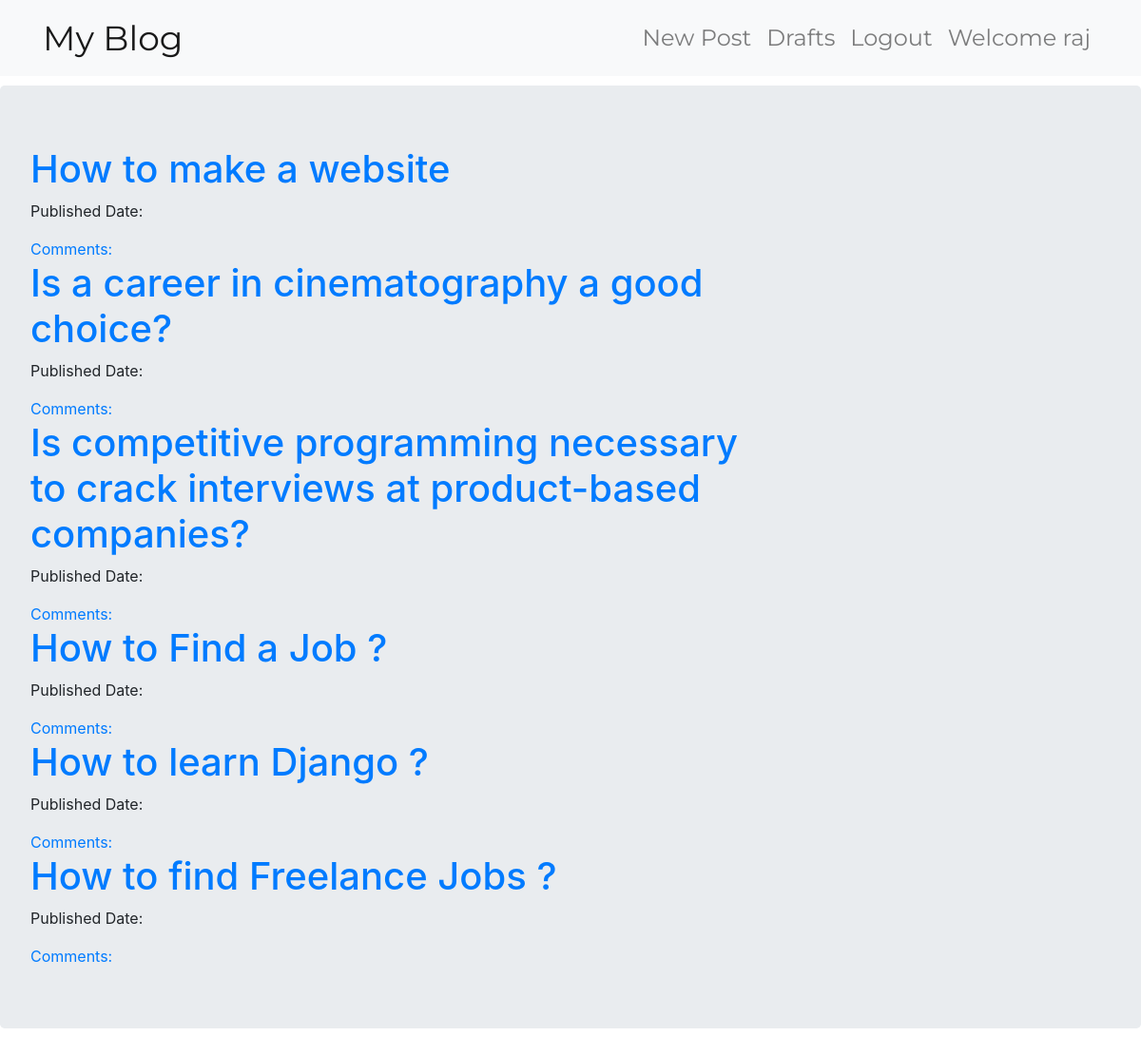
The page / (signed in) on the database its author committed.
### blog/models.py (models this page shows, shortened)
class Post(models.Model):
    author = models.ForeignKey('auth.User', on_delete=models.CASCADE) # Connecting it directly to the superuser(one to many type)
    title = models.CharField(max_length=256)
    text = models.TextField()
    created_date = models.DateTimeField(default=timezone.now)
    published_date = models.DateTimeField(blank=True, null=True)

### blog/views.py (the view)
# urls.py: path('', views.PostListView.as_view(), name='post_list'),
class PostListView(ListView):
    model = Post
    ''' Returns  the list of views for this View'''
    def get_queryset(self):
        return Post.objects.filter(published_date__lte=timezone.now()).order_by('-published_date')  #__lte is less than equals too!

### blog/templates/blog/post_list.html
{% extends "blog/base.html" %}
{% block content %}
  <div class="centerstage">
    {% for post in post_list %}
      <div class="post">
        <h1> <a href="{% url 'post_detail' pk=post.pk%}">{{ post.title}}</a> </h1>
        <div class="date">
          <p>Published Date: {{ post.Published|date:'D M Y'}}</p>
        </div>
        <a href="{% url 'post_detail' pk=post.pk %}">Comments: {{post.approve_comments.count}}</a>
    {% endfor %}
  </div>
  {% endblock %}

### blog/templates/blog/base.html (shortened to what this page needs)
<!DOCTYPE html>
{% load staticfiles %}
<html lang="en" dir="ltr">
  <head>
    <link rel="stylesheet" href="https://stackpath.bootstrapcdn.com/bootstrap/4.1.1/css/bootstrap.min.css">
    <link rel="stylesheet" href="//cdn.jsdelivr.net/npm/medium-editor@latest/dist/css/medium-editor.min.css" type="text/css" media="screen" charset="utf-8">
    <link rel="stylesheet" href="{% static 'css/blog.css' %}">
  </head>
  <body class="loader">
    <nav class="navbar navbar-expand-lg  navbar-light bg-light techfont custom-navbar">
        <div class="container">
          <ul class="navbar-nav">
              <li> <a class="navbar-brand bigbrand" href="{% url 'post_list' %}">My Blog</a> </li>
          </ul>
          <ul class="navbar-nav ml-auto">
            {% if user.is_authenticated %}
            <li>
              <a class="nav-link"href="{% url 'post_new' %}">New Post</a>
            </li>
            <li>
              <a class="nav-link"href="{% url 'post_draft_list' %}">Drafts</a>
            </li>
            <li>
              <a class="nav-link"href="{% url 'logout' %}">Logout</a>
            </li>
            <li> <a class="nav-link">Welcome {{user.username}}</a> </li>
            {%else%}
            <li>
              <a class="nav-link"href="{% url 'login' %}"> <span class="glyphicon glyphicon-user">Login</span> </a>
            </li>
            {% endif %}
          </ul>
        </div>
      </nav>
    <div class="jumbotron">
      <div class="row">
        <div class="col-md-8">
          <div class="blog_post">
            {% block content %}
            {% endblock %}
          </div>
        </div>
      </div>
    </div>
  </body>
</html>

### blog/static/css/blog.css (style rules this page uses)
.techfont { font-family: 'Montserrat', sans-serif; font-size: 1.5em; margin-bottom: 10px; }
.loader { filter:hue-rotate(0deg); color:linear-gradient(45deg,#0f8,#08f); animation:hue 10000ms infinite linear; }
.centerstage { margin-left: auto; margin-right: auto; }
.bigbrand { font-size: 1.5em; }

### rows shown on the page
Post: title "How to make a website"
Post: title "Is a career in cinematography a good choice?"
Post: title "Is competitive programming necessary to crack interviews at product-based companies?"
Post: title "How to Find a Job ?"
Post: title "How to learn Django ?"
Post: title "How to find Freelance Jobs ?"

### other values the page prints
{{ user.username }} "raj"
